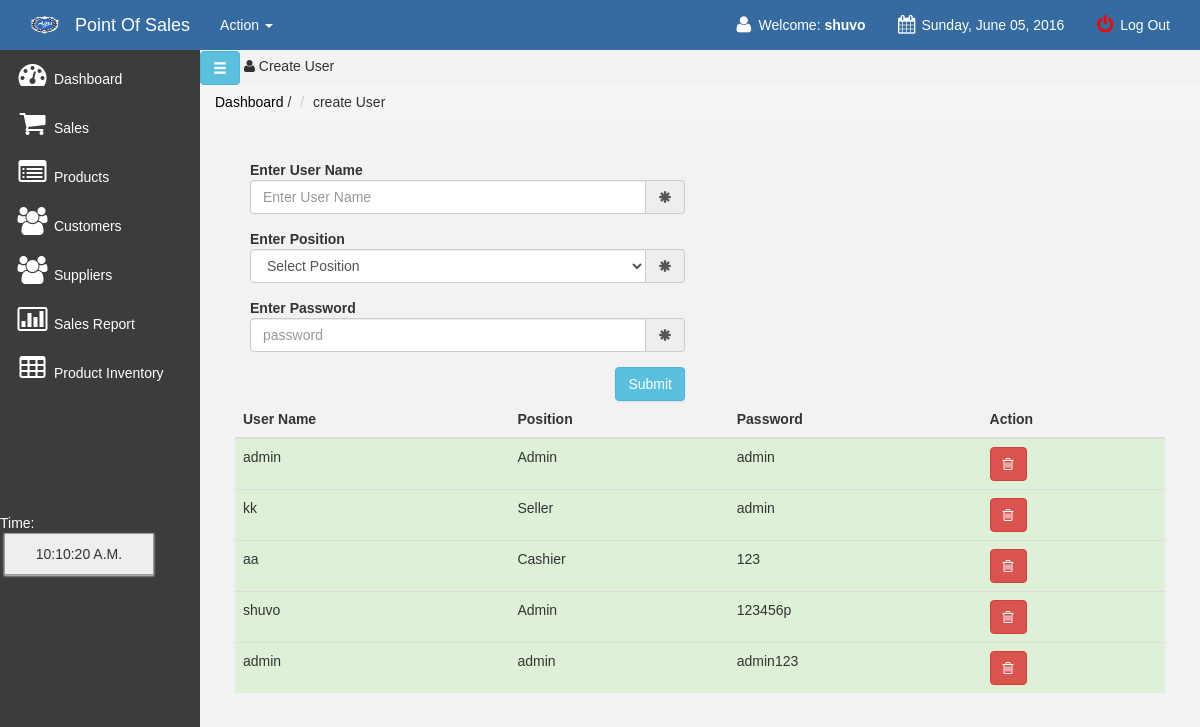
Screenshot of /main/user_create.php (signed in) with the database file from the repository.
### tables this page shows
CREATE TABLE IF NOT EXISTS `user` (
  `id` int(11) NOT NULL AUTO_INCREMENT,
  `username` varchar(100) NOT NULL,
  `password` varchar(100) NOT NULL,
  `name` varchar(100) NOT NULL,
  `position` varchar(100) NOT NULL,
  PRIMARY KEY (`id`)
);

### main/user_create.php (the view, shortened to what this page needs)
<?php
include('../connect.php');
?>
<!DOCTYPE html>
<html>
<head>
	<link href="css/bootstrap.min.css" rel="stylesheet"/>
	<link href="css/cartstyle.css" rel="stylesheet" type="text/css" media="all" />
    <link rel="stylesheet" type="text/css" href="css/DT_bootstrap.css"/>
	<link rel="stylesheet" href="css/font-awesome.min.css"/>
	<link href="../style.css" media="screen" rel="stylesheet" type="text/css" />
	<link href="src/facebox.css" media="screen" rel="stylesheet" type="text/css" />
	<link href="css/simple-sidebar.css" rel="stylesheet">
</head>
<?php
function createRandomPassword() {
	$chars = "003232303232023232023456789";
	$i = 0;
	$pass = '' ;
	while ($i <= 7) {
		$num = rand() % 33;
		$tmp = substr($chars, $num, 1);
		$pass = $pass . $tmp;
		$i++;
	}
	return $pass;
}
$finalcode='RS-'.createRandomPassword();
?>
<body>
<div id="wrapper">
<?php include('navfixed.php');?>
	    <div id="sidebar-wrapper" style="background-color: #3C3C3C !important;">
			<ul class="nav nav-list">
				<li><a href="index.php"><i class="icon-dashboard icon-2x"></i> Dashboard </a></li>
				<li><a href="sales.php?id=cash&invoice=<?php echo $finalcode ?>"><i class="icon-shopping-cart icon-2x"></i> Sales</a>  </li>
				<li class="" ><a href="products.php?id=cashh&invoice=<?php echo $finalcode ?>&page=<?php echo "1";?>"><i class="icon-list-alt icon-2x"></i> Products</a></li>
				<li><a href="customer.php"><i class="icon-group icon-2x"></i> Customers</a></li>
				<li><a href="supplier.php"><i class="icon-group icon-2x"></i> Suppliers</a></li>
				<li><a href="salesreport.php?d1=0&d2=0"><i class="icon-bar-chart icon-2x"></i> Sales Report</a></li>
				<li><a href="sales_inventory.php"><i class="icon-table icon-2x"></i> Product Inventory</a></li>
				<br><br><br><br><br><br>
				<li>
				<div class="hero-unit-clock">
					<form name="clock">
						<font color="white">Time: <br></font>&nbsp;<input style="width:150px;" type="submit" class="trans" name="face" value="">
					</form>
				</div>
				</li>
			</ul>
		</div>
		<a href="#menu-toggle" class="btn btn-info glyphicon glyphicon-menu-hamburger" id="menu-toggle"></a>
			<i class="icon-user"></i> Create User
			<ul class="breadcrumb">
			<li><a href="index.php">Dashboard</a></li> /
			<li class="">create User&nbsp;&nbsp;</li>
			</ul>
<div id="page-content-wrapper">
	<div class="container-fluid">
	<div class="row">
		<div class="col-lg-12">
		<form role="form" method="post" action="deleteuser.php">
            <div class="col-lg-6">
                <div class="form-group">
                    <label for="InputName">Enter User Name</label>
                    <div class="input-group">
                        <input type="text" class="form-control" name="user_name" id="InputName" placeholder="Enter User Name" required>
                        <span class="input-group-addon"><span class="glyphicon glyphicon-asterisk"></span></span>
                    </div>
                </div>
                <div class="form-group">
                    <label for="InputEmail">Enter Position</label>
                    <div class="input-group">
						<select name="user_position" class="form-control" name="InputName" id="InputName" required>
								<option value="">Select Position</option><br/>
								<option value="Admin">Admin</option><br/>
								<option value="Cashier">Cashier</option><br/>
						</select>
                        <span class="input-group-addon"><span class="glyphicon glyphicon-asterisk"></span></span>
					</div>
                </div>
                <div class="form-group">
                    <label for="InputEmail">Enter Password</label>
                    <div class="input-group">
                        <input type="password" class="form-control" id="InputEmailSecond" name="user_pass" placeholder="password" required>
                        <span class="input-group-addon"><span class="glyphicon glyphicon-asterisk"></span></span>
                    </div>
                </div>
                <input type="submit" name="btn_sub" id="submit" value="Submit" class="btn btn-info pull-right">
            </div>
        </form>
			<br/>
			<br/>
			<table class="table">
				<thead>
				  <tr>
					<th>User Name</th>
					<th>Position</th>
					<th>Password</th>
					<th>Action</th>
				  </tr>
				</thead>
				<tbody>
			<?php
				$result = $db->prepare("SELECT * FROM user ORDER BY id DESC");
				$result->execute();
				for($i=0; $row = $result->fetch(); $i++){
			?>
				  <tr class="success">
					<td><?php echo $row['username'];?></td>
					<td><?php echo $row['position'];?></td>
					<td><?php echo $row['password'];?></td>
					<td><a onClick="return userdelete()" href="deleteuser.php?id=<?php echo $row['id'];?>" class="delbutton"><button class="btn btn-danger"><i class="icon-trash"></i></button></a></td>
				  </tr>
			<?php } ?>
				</tbody>
			</table>
		</div>
	</div>
	</div>
</div>
</div>
</body>
	<?php include('footer.php');?>
</html>

### main/css/cartstyle.css (style rules this page uses)
body { background:url(../images/back.png); font-family: 'Cabin', sans-serif; }
body a { transition: 0.5s all; -webkit-transition: 0.5s all; -o-transition: 0.5s all; -moz-transition: 0.5s all; -ms-transition: 0.5s all; }
ul { padding: 0; margin: 0; }
h1,h2,h3,h4,h5,h6,label,p { margin:0; }

### style.css (style rules this page uses)
td a { color:darkblue; }
body { padding-top: 50px; padding-bottom: 40px; background-color: #F2F2F2 }
ul li a { color: #fff; font-family: 'Source Sans Pro', sans-serif; font-weight: normal; margin: 0; }
select { border: 1px solid #999; background: #EEEEEE; padding: 5px 10px; box-shadow:0 1px 2px #ddd; -moz-box-shadow:0 1px 2px #ddd; -webkit-box-shadow:0 1px 2px #ddd; }
input { border: 1px solid #999; background: #EEEEEE; padding: 10px; box-shadow:0 1px 2px #ddd; -moz-box-shadow:0 1px 2px #ddd; -webkit-box-shadow:0 1px 2px #ddd; }
.breadcrumb li a { color: black; }

### main/css/simple-sidebar.css (style rules this page uses)
#wrapper { padding-left: 0; -webkit-transition: all 0.5s ease; -moz-transition: all 0.5s ease; -o-transition: all 0.5s ease; transition: all 0.5s ease; }
#sidebar-wrapper { z-index: 1000; position: fixed; left: 200px; width: 0; height: 100%; margin-left: -200px; overflow-y: auto; background: #F8F8F8; -webkit-transition: all 0.5s ease; -moz-transition: all 0.5s ease; -o-transition: all 0.5s ease; transition: all 0.5s ease; }
#page-content-wrapper { width: 100%; position: absolute; padding: 15px; }
@media (min-width:768px) { #wrapper { padding-left: 200px; } }
@media (min-width:768px) { #sidebar-wrapper { width: 200px; } }
@media (min-width:768px) { #page-content-wrapper { padding: 20px; position: relative; } }

### rows the page displays
user: username "admin", position "Admin", password "admin"
user: username "kk", position "Seller", password "admin"
user: username "aa", position "Cashier", password "123"
user: username "shuvo", position "Admin", password "123456p"
user: username "admin", position "admin", password "admin123"

### other values shown
$_SESSION['SESS_LOGIN_NAME'] "shuvo"
$new "Sunday, June 05, 2016"
